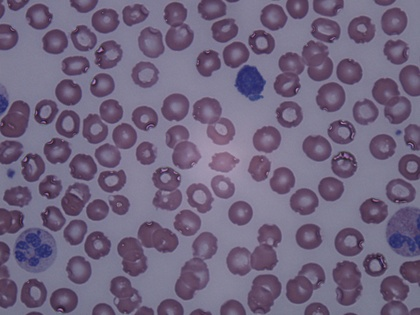
%> input picture Arslan_et_al-(2014)/data/b1.JPG, 420 x 315 px, shrunk from 1280 x 960 before the run
$ octave --eval "result = WBC_Vogado(imread('Arslan_et_al-(2014)/data/b1.JPG'));"   (GNU Octave 9; MATLAB toolbox functions it lacks are replaced by stand-ins)
%> lines starting %> are read from the running program, lines starting %| are printed output that depends on the picture; in (x1, y1, x2, y2) boxes, pixels count from 0 and x2, y2 are one past the last pixel; in counts of white or black regions, pixels touching at a corner belong together; the program's own positions count from 1
function [ A ] = WBC_Vogado( f )

transforma = makecform('srgb2lab');
lab = applycform(f,transforma);
%> lab: size 315x420x3 uint8; mean of channels 1, 2, 3 112.8, 137, 115.1
L = lab(:,:,1);
A = lab(:,:,2);
B = lab(:,:,3);
AD = imadd(L,B);
f = im2double(f);
r = f(:,:,1);

r = imadjust(r);

g = f(:,:,2);
g = imadjust(g);
b = f(:,:,3);
b = imadjust(b);
c = 1-r;
c = imadjust(c);
m = 1-g;
m = medfilt2(m, [9 9]); % updated in 13/04/2016 - 6:15

m = imadjust(m);
m = imadjust(m);

y = 1-b;
y = imadjust(y);
AD = mat2gray(B);
%> AD: size 315x420 double
AD = medfilt2(AD, [9 9]);
sub = imsubtract(m,AD);
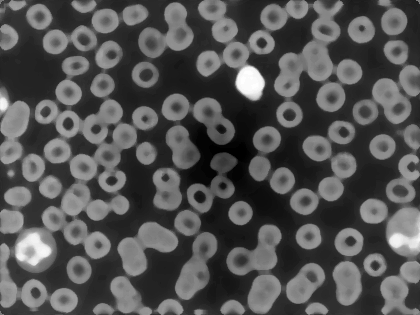
%> sub: size 315x420 double; min -0.811, max 0.892, mean -0.253; drawn with min black and max white
CMY = cat(3,c,m,y);
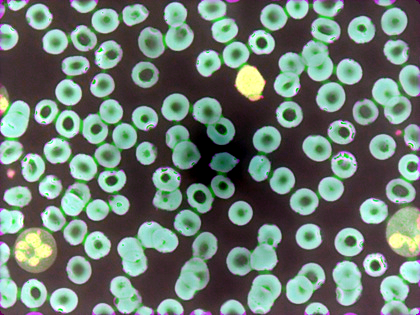
%> CMY: size 315x420x3 double; mean R, G, B 0.418, 0.48, 0.442
F = cat(3,r,g,b);
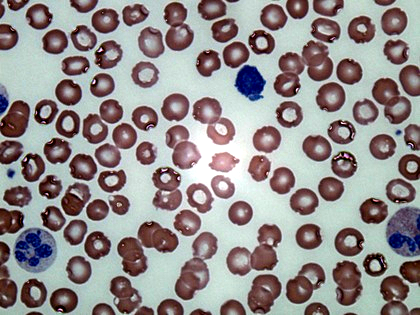
%> F: size 315x420x3 double; mean R, G, B 0.582, 0.56, 0.558
% imshow(sub);
%%
LEN = 21;
THETA = 11;
PSF = fspecial('motion', LEN, THETA);
wnr1 = deconvwnr(sub,PSF,0);
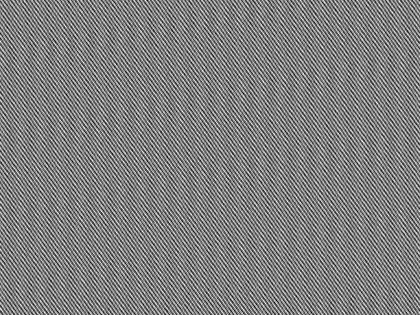
%> wnr1: size 315x420 double; min -424.3, max 421.9, mean -0.3; drawn with min black and max white
% figure, imshow(wnr1);
%%
ab = double(CMY(:,:,1:3));
nrows = (size(ab,1));
%> nrows = 315
ncols = (size(ab,2));
%> ncols = 420
ab = reshape(ab,nrows*ncols,3);

nrows = (size(c,1));
ncols = (size(c,2));
[x, y] = size(c);
%> x = 315; y = 420
data = [sub(:)];
nColors = 3; % Quantidade de grupos
[cluster_idx, cluster_center] = kmeans(data, nColors, 'distance','sqEuclidean',...
  'Replicates',4);%Aplico o Kmeans
%> cluster_center = [-0.547; 0.14; -0.16]
pixel_labels = reshape(cluster_idx, nrows, ncols);
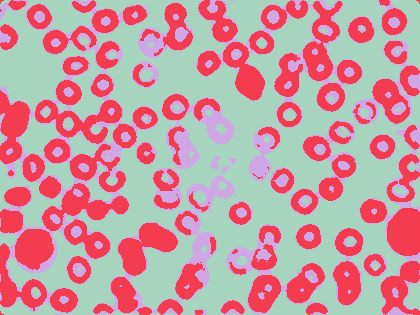
%> pixel_labels: size 315x420 double; 3 distinct labels, from 1 to 3; one colour per label, 0 black
mean_cluster_value = mean(cluster_center,2);
%> mean_cluster_value = [-0.547; 0.14; -0.16]
[tmp, idx] = sort(mean_cluster_value);
%> tmp = [-0.547; -0.16; 0.14]; idx = [1; 3; 2]
nuclei_cluster = idx(3);
%> nuclei_cluster = 2
[u,v] = size(c);
%> u = 315; v = 420
for i = 1:u
    for j = 1:v
           if pixel_labels(i,j) == nuclei_cluster
              A(i,j) = 1;
           else
              A(i,j) = 0;
           end
    end
end
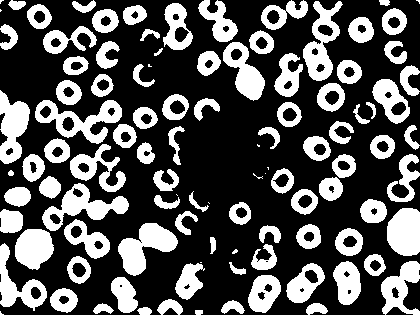
%> A: size 315x420 uint8; values 0 (black) and 1 (white), 33.2% white; 104 white regions (13 under 20 px), largest, box (x1, y1, x2, y2) and area: (118, 223, 178, 276) 1596, (35, 100, 122, 144) 1549, (42, 183, 129, 231) 1542

se1 = strel('ball',1,1);
se = strel('disk',2);
A = imdilate(A,se1);
A = imerode(A,se);
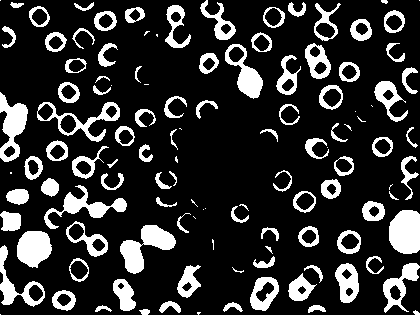
%> A: size 315x420 uint8; values 1 (black) and 2 (white), 18.7% white; 117 white regions (24 under 20 px), largest, box (x1, y1, x2, y2) and area: (120, 225, 176, 274) 1228, (389, 210, 420, 254) 1179, (0, 92, 28, 162) 1021
A = bwareaopen(A, 300);
%> A: size 315x420 logical; every value is 1
% figure, imshow(A);
end

$ run again, on Arslan_et_al-(2014)/data/b35.JPG
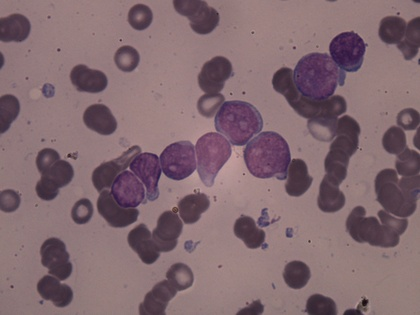
%> input picture Arslan_et_al-(2014)/data/b35.JPG, 420 x 315 px, shrunk from 1280 x 960 before the run
%> lab: size 315x420x3 uint8; mean of channels 1, 2, 3 119, 139.3, 128
%> cluster_center = [-0.612; -0.0106; 0.38]
%> in WBC_Vogado, `pixel_labels = reshape(cluster_idx, nrows, ncols);`:
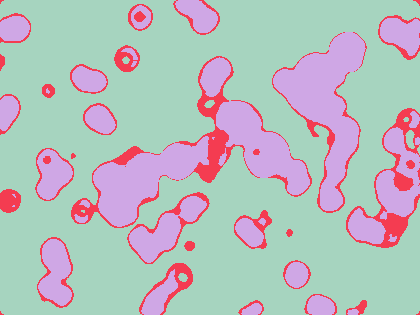
%> pixel_labels: size 315x420 double; 3 distinct labels, from 1 to 3; one colour per label, 0 black
%> idx = [1; 2; 3]
%> nuclei_cluster = 3
%> in WBC_Vogado, `A = imerode(A,se);`:
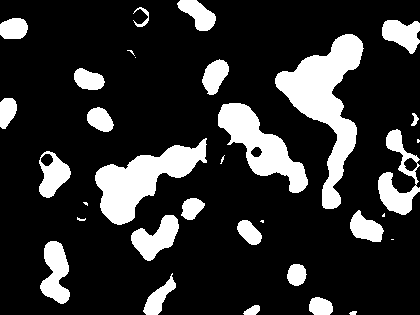
%> A: size 315x420 uint8; values 1 (black) and 2 (white), 18.8% white; 33 white regions (8 under 20 px), largest, box (x1, y1, x2, y2) and area: (275, 34, 364, 209) 5648, (95, 138, 207, 225) 4108, (218, 103, 308, 193) 3223
